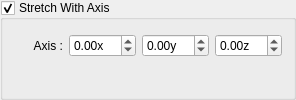
      <widget class="QGroupBox" name="Aligned">
       <property name="minimumSize">
        <size>
         <width>280</width>
         <height>0</height>
        </size>
       </property>
       <property name="title">
        <string>Stretch With Axis</string>
       </property>
       <property name="flat">
        <bool>false</bool>
       </property>
       <property name="checkable">
        <bool>true</bool>
       </property>
       <layout class="QFormLayout" name="formLayout_10">
        <property name="labelAlignment">
         <set>Qt::AlignRight|Qt::AlignTrailing|Qt::AlignVCenter</set>
        </property>
        <property name="leftMargin">
         <number>0</number>
        </property>
        <property name="topMargin">
         <number>14</number>
        </property>
        <item row="0" column="0">
         <widget class="QLabel" name="StretchAxisLabel">
          <property name="minimumSize">
           <size>
            <width>60</width>
            <height>0</height>
           </size>
          </property>
          <property name="text">
           <string>Axis :</string>
          </property>
          <property name="alignment">
           <set>Qt::AlignRight|Qt::AlignTrailing|Qt::AlignVCenter</set>
          </property>
         </widget>
        </item>
        <item row="0" column="1">
         <widget class="QWidget" name="AlignedAxis" native="true">
          <layout class="QHBoxLayout" name="horizontalLayout_15" stretch="1,1,1,0">
           <property name="leftMargin">
            <number>0</number>
           </property>
           <property name="topMargin">
            <number>0</number>
           </property>
           <property name="rightMargin">
            <number>0</number>
           </property>
           <property name="bottomMargin">
            <number>0</number>
           </property>
           <item>
            <widget class="QcDoubleSpinBox" name="AlignedAxisX">
             <property name="maximumSize">
              <size>
               <width>80</width>
               <height>16777215</height>
              </size>
             </property>
             <property name="suffix">
              <string>x</string>
             </property>
             <property name="minimum">
              <double>-99.989999999999995</double>
             </property>
             <property name="singleStep">
              <double>0.100000000000000</double>
             </property>
            </widget>
           </item>
           <item>
            <widget class="QcDoubleSpinBox" name="AlignedAxisY">
             <property name="maximumSize">
              <size>
               <width>80</width>
               <height>16777215</height>
              </size>
             </property>
             <property name="suffix">
              <string>y</string>
             </property>
             <property name="minimum">
              <double>-99.989999999999995</double>
             </property>
             <property name="singleStep">
              <double>0.100000000000000</double>
             </property>
            </widget>
           </item>
           <item>
            <widget class="QcDoubleSpinBox" name="AlignedAxisZ">
             <property name="maximumSize">
              <size>
               <width>80</width>
               <height>16777215</height>
              </size>
             </property>
             <property name="suffix">
              <string>z</string>
             </property>
             <property name="minimum">
              <double>-99.989999999999995</double>
             </property>
             <property name="singleStep">
              <double>0.100000000000000</double>
             </property>
            </widget>
           </item>
           <item>
            <spacer name="horizontalSpacer_19">
             <property name="orientation">
              <enum>Qt::Horizontal</enum>
             </property>
             <property name="sizeHint" stdset="0">
              <size>
               <width>0</width>
               <height>20</height>
              </size>
             </property>
            </spacer>
           </item>
          </layout>
         </widget>
        </item>
       </layout>
      </widget>
